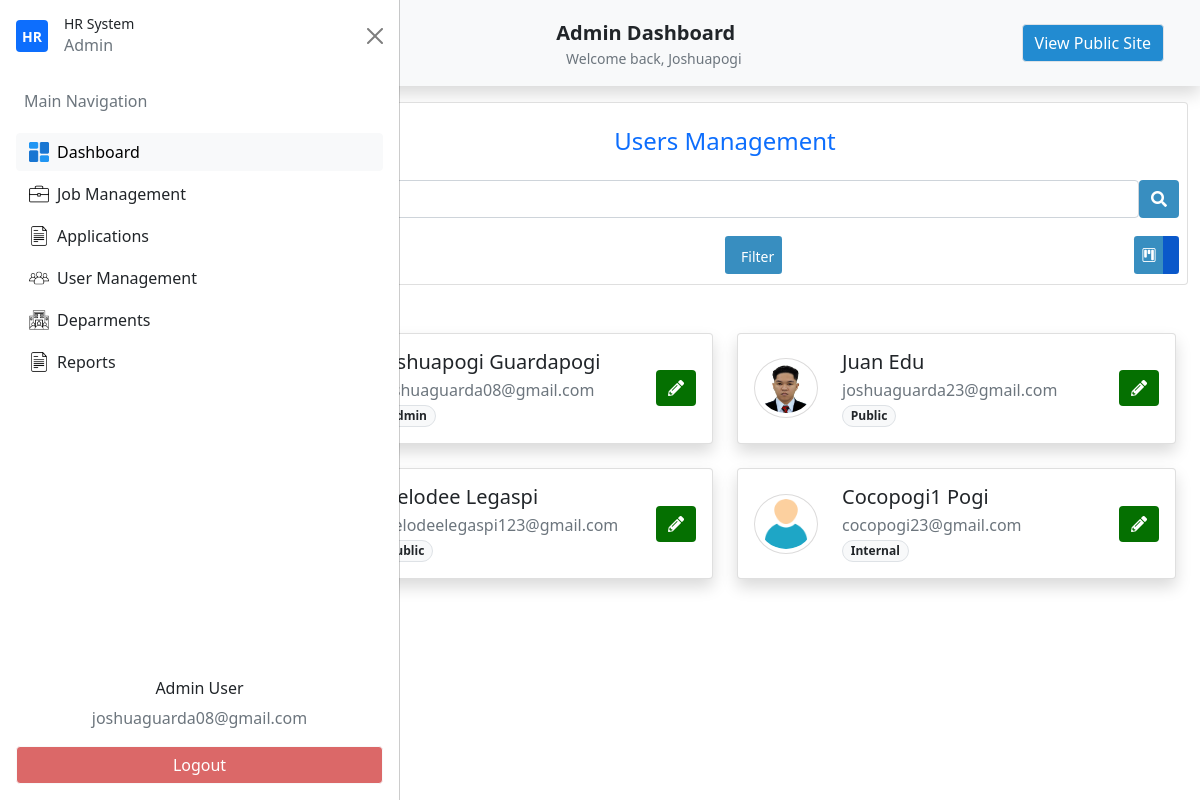
The app's page /admin-get-users/ (signed in) with its own data.
### my_app/models.py (models this page shows, shortened)
class Usertype(db.Model):
    id = db.Column(db.Integer(),primary_key=True)
    name=db.Column(db.String(length=30),unique=True,nullable=False)
    user_type=db.relationship('Users',backref='desig_user',lazy=True)
    def __str__(self):
        return self.name

class Users(db.Model,UserMixin):
    id = db.Column(db.Integer(),primary_key=True)
    firstname=db.Column(db.String(length=30),nullable=False)
    lastname=db.Column(db.String(length=30),nullable=False)
    email_address=db.Column(db.String(length=51),nullable=False)
    password_hash=db.Column(db.String(length=30),nullable=False)
    address_1 = db.Column(db.String(length=120),nullable=True)
    address_2 = db.Column(db.String(length=100),nullable=True)
    brgy_id = db.Column(db.String(),nullable=True)
    munci_id = db.Column(db.String(),nullable=True)
    prov_id = db.Column(db.String(),nullable=True)
    zipcode = db.Column(db.String(),nullable=True)
    mobile_number = db.Column(db.String(length=11),nullable=True)
    phone_number = db.Column(db.String(length=8),nullable=True)
    profile_picture =db.Column(db.String(),nullable=True)
    department_id =db.Column(db.Integer(),db.ForeignKey('department.id'))
    department = db.relationship('Department')
    user_type_id = db.Column(db.Integer(),db.ForeignKey('usertype.id'))
    user_type = db.relationship('Usertype')
    creation_date = db.Column(db.Date(),nullable=False)
    write_date =  db.Column(db.Date(),nullable=False)
    @property
    def password(self):
        raise AttributeError("Password is write-only.")

### my_app/routes.py (the view)
@app.route('/admin-get-users/', methods=["GET"])
@login_required
def admin_dashboard_manage_users():
    users = Users.query.all()
    return render_template('admin/admin_users_management.html', users=users)

### my_app/models.py (called while the page is built)
@login_manager.user_loader
def load_user(user_id):
    return Users.query.get(int(user_id))

### my_app/templates/admin/admin_users_management.html (shortened to what this page needs)
{% extends "admin/admin_dashboard.html"%}
{% block nav%}
<li class="nav-item">
    <button id="nav-btn" type="button" class="btn btn-light fw-normal border" onclick="location.href='{{ url_for('home_page') }}'">
    View Public Site
    </button>
</li>
{% endblock%}
{% block section %}
<section id="UsersManagement">
    <div class="container">
        <div class="row pt-3">
            <div class="col-12">
                <div class="card users-management">
                    <div class="card-body p-2">
                        <div class="text-center">
                            <h4 class="py-3 text-primary">Users Management</h4>
                            <div class="d-flex">
                                <input type="text" class="form-control" placeholder="Search">
                                <button class="btn btn-primary" type="button">
                                    <i class="fas fa-search"></i>
                                </button>
                            </div>
                        </div>
                        <div class="d-flex justify-content-between align-items-center mt-3 flex-wrap">
                            <button type="button" class="btn btn-primary d-none d-md-block" data-bs-toggle="modal" data-bs-target="#CreateUser">Add User</button>
                            <div class="d-none d-md-flex justify-content-between w-50">
                                <div class="btn-group" role="group" aria-label="Basic outlined example">
                                    <button type="button" class="btn btn-sm btn-primary">
                                        <span class="ms-2">Filter</span>
                                    </button>
                                </div>
                                <div class="btn-group" role="group" aria-label="Basic outlined example">
                                    <button id="btn-UsersKanbanView" type="button" class="btn btn-sm btn-primary " data-bs-toggle="tooltip" title="Kanban View">
                                        <i class="bi bi-kanban"></i>
                                    </button>
                                    <button id="btn-UsersTreeView" type="button" class="btn btn-sm btn-primary active" data-bs-toggle="tooltip" title="List View">
                                    </button>
                                </div>
                            </div>
                        </div>
                    </div>
                </div>
            </div>
        </div>
        <section id="UsersManagementKanbanView" class="container">
            <div class="row row-cols-1 row-cols-lg-2 g-4 py-5">
                {% for user in users %}
                    <div class="col">
                        <div class="card shadow h-100">
                            <div class="card-body">
                                <div class="d-flex flex-wrap align-items-center justify-content-between">
                                    <div class="d-flex align-items-center flex-wrap flex-grow-1 min-w-0">
                                        <img src="{{
                                        url_for('static', filename='uploads/avatars/' + user.profile_picture)
                                        if user.profile_picture
                                        else url_for('static', filename='builtin/icons/person.png')
                                        }}"
                                        onerror="this.onerror=null; this.src='{{ url_for('static', filename='builtin/icons/person.png') }}';"
                                        class="rounded-circle me-3 p-1"
                                        style="border: 1px solid {{ user.department.color if user.department and user.department.color else '#dcdbdb' }};"
                                        width="64" height="60">
                                        <div class="px-2">
                                            <h5 class="mb-1">{{ user.firstname|capitalize }} {{ user.lastname|capitalize }}</h5>
                                            <p class="text-muted mb-0">{{ user.email_address }}</p>
                                            <p class="text-muted mb-0">
                                                <span class="badge border rounded-pill bg-light text-dark">{{ user.user_type|capitalize }}</span>
                                            </p>
                                        </div>
                                    </div>
                                    <div class="btn-group gap-1 mt-3 mt-md-0">
                                        <button type="button" class="userinfo btn btn-success" onclick="openUserModal({{user.id}})">
                                            <i class="fas fa-pencil-alt"></i>
                                        </button>
                                    </div>
                                </div>
                            </div>
                        </div>
                    </div>
                {% endfor %}
            </div>
        </section>
    </div>
</section>
{% endblock%}

### my_app/templates/admin/admin_dashboard.html (shortened to what this page needs)
{% extends "dashboard/base_dashboard.html"%}

### my_app/templates/dashboard/base_dashboard.html (shortened to what this page needs)
{% extends "base.html"%}
{% block content %}
    <nav class="navbar navbar-expand-lg navbar-light bg-light shadow p-4 custom-nav-class">
        <div class="container">
            {% if current_user.user_type.name=='admin' or current_user.user_type.name=='internal'%}
                <div class="d-flex w-100 justify-content-between align-items-center position-relative">
                    <button class="btn btn-light d-flex justify-content-center align-items-center p-2 dashboard_side_btn" type="button" data-bs-toggle="offcanvas" data-bs-target="#offcanvasScrolling" aria-controls="offcanvasScrolling">
                    </button>
                    <div class="position-absolute start-50 translate-middle-x text-center">
                        <a class="navbar-brand fw-bold mb-0 text-dark" href="{{ url_for('admin_dashboard') }}">
                            <span>{{ current_user.user_type|capitalize }}</span> Dashboard
                        </a>
                        <div class="text-muted small">Welcome back, {{ current_user.firstname|capitalize }}</div>
                    </div>
                </div>
            {% endif %}
            <div class="collapse navbar-collapse justify-content-center custom-nav-list-dashboard text-nowrap" id="navbarNavAltMarkup">
                <ul class="navbar-nav ms-auto">
                    {% block nav%}
                    {% endblock%}
                </ul>
            </div>
        </div>
    </nav>
    {% if current_user.user_type.name=='admin' or current_user.user_type.name=='internal'%}
    <div class="offcanvas offcanvas-start" data-bs-scroll="true" data-bs-backdrop="false" tabindex="-1" id="offcanvasScrolling" aria-labelledby="offcanvasScrollingLabel">
        <div class="offcanvas-header">
            <div class="d-flex align-items-center gap-2">
                <div class="d-flex align-items-center justify-content-center bg-primary rounded me-2" style="width: 2rem; height: 2rem;">
                    <span class="text-white fw-bold small">HR</span>
                </div>
                <div id="hr-details">
                    <h2 class="fw-semibold small mb-0">HR System</h2>
                    <p class="text-muted text-xs mb-0">{{ current_user.user_type|capitalize }}</p>
                </div>
            </div>
            <button type="button" class="btn-close text-reset" data-bs-dismiss="offcanvas" aria-label="Close"></button>
        </div>
        <div class="offcanvas-body">
            <ul class="nav flex-column gap-1">
                <li class="nav-item">
                    <p class="text-muted text-start px-2">Main Navigation</p>
                </li>
                <li class="nav-item">
                    <button class="btn btn-light w-100 text-start d-flex align-items-center dashboard_side_btn" onclick="location.href='{{ url_for('admin_dashboard') }}'" >
                        <img src="{{ url_for('static', filename='builtin/icons/dashboard.png') }}" width="20" class="me-2">
                        Dashboard
                    </button>
                </li>
                <li class="nav-item">
                   <button class="btn  w-100 text-start d-flex align-items-center dashboard_side_btn">
                         <img src="{{ url_for('static', filename='builtin/icons/briefcase.png') }}" width="20" class="me-2">
                        Job Management
                    </button>
                </li>
                <li class="nav-item">
                    <button class="btn  w-100 text-start d-flex align-items-center dashboard_side_btn">
                         <img src="{{ url_for('static', filename='builtin/icons/file.png') }}" width="20" class="me-2">
                        Applications
                    </button>
                </li>
                <li class="nav-item">
                   <button class="btn  w-100 text-start d-flex align-items-center dashboard_side_btn" onclick="location.href='{{ url_for('admin_dashboard_manage_users') }}'">
                        <img src="{{ url_for('static', filename='builtin/icons/group.png') }}" width="20" class="me-2">
                        User Management
                    </button>
                </li>
                <li class="nav-item">
                   <button class="btn  w-100 text-start d-flex align-items-center dashboard_side_btn">
                         <img src="{{ url_for('static', filename='builtin/icons/corporation.png') }}" width="20" class="me-2">
                        Deparments
                    </button>
                </li>
                <li class="nav-item">
                   <button class="btn  w-100 text-start d-flex align-items-center dashboard_side_btn">
                         <img src="{{ url_for('static', filename='builtin/icons/file.png') }}" width="20" class="me-2">
                        Reports
                    </button>
                </li>
            </ul>
        </div>
        <div class="offcanvas-footer p-3">
            <div class="text-center">
                <h6>{{current_user.user_type|capitalize}} User</h6>
                <p class='text-muted'>{{current_user.email_address}}</p>
            </div>
            <button id="logout-btn" class="btn btn-light w-100" onclick="location.href='{{ url_for('logout_page') }}'">
                Logout
            </button>
        </div>
    </div>
    {% endif %}
    <section class="main-content">
    {% block section %}
    {% endblock%}
    </section>
{% endblock%}

### my_app/templates/base.html (shortened to what this page needs)
<!DOCTYPE html>
<html lang="en">
<head>
    <link href="https://cdn.jsdelivr.net/npm/bootstrap@5.0.2/dist/css/bootstrap.min.css"
      rel="stylesheet"
>
    <link href="https://use.fontawesome.com/releases/v5.6.3/css/all.css" rel="stylesheet">
    <link rel="stylesheet" href="https://cdn.jsdelivr.net/npm/bootstrap-icons@1.3.0/font/bootstrap-icons.css">
    <link href="https://cdn.jsdelivr.net/npm/remixicon@3.2.0/fonts/remixicon.css" rel="stylesheet">
    <link href="https://cdn.datatables.net/1.13.8/css/dataTables.bootstrap5.min.css" rel="stylesheet">
    <link rel="stylesheet" href="https://cdn.datatables.net/select/1.7.0/css/select.bootstrap5.min.css" />
    <link href="https://cdn.jsdelivr.net/npm/x-editable-bs5@1.5.8/dist/bootstrap5-editable/css/bootstrap-editable.css" rel="stylesheet">
    <link rel= "stylesheet" href= "{{ url_for('static',filename='style.css') }}">
</head>
<body>
    {% block content%}
    {% endblock%}
</body>
</html>

### my_app/static/style.css (style rules this page uses)
* { padding: 0; margin: 0; box-sizing: border-box; }
#nav-btn { color: #ffffff; background-color: #228bd1; white-space: nowrap; }
#logout-btn { color: #ffffff; background-color: #db6868; white-space: nowrap; }
body.sidebar-open .navbar { margin-left: 250px; transition: margin 0.3s ease; }
body.sidebar-open .main-content { margin-left: 250px; transition: margin 0.3s ease; }
.main-content,.navbar { transition: margin 0.3s ease; }
.btn-primary, .btn-primary:focus, .btn-primary:active, .btn-primary:focus:active, .btn-primary:focus-visible { background-color: #388ec0; border: none; outline: none; box-shadow: none; transition: transform 0.3s ease, box-shadow 0.2s ease; }
.btn-success, .btn-success:focus, .btn-success:active, .btn-success:focus:active, .btn-success:focus-visible { background-color: #057001; border: none; outline: none; box-shadow: none; transition: transform 0.3s ease, box-shadow 0.2s ease; }

### records on screen
Usertype: user_type "Admin"
Users: firstname "Joshuapogi", email_address "joshuaguarda08@gmail.com", lastname "Guardapogi", user_type "Admin"
Users: profile_picture (picture), firstname "Juan", lastname "Edu", email_address "joshuaguarda23@gmail.com", user_type "Public"
Users: firstname "Melodee", lastname "Legaspi", email_address "Melodeelegaspi123@gmail.com", user_type "Public"
Users: shows a picture, firstname "Cocopogi1", lastname "Pogi", email_address "cocopogi23@gmail.com", user_type "Internal"
